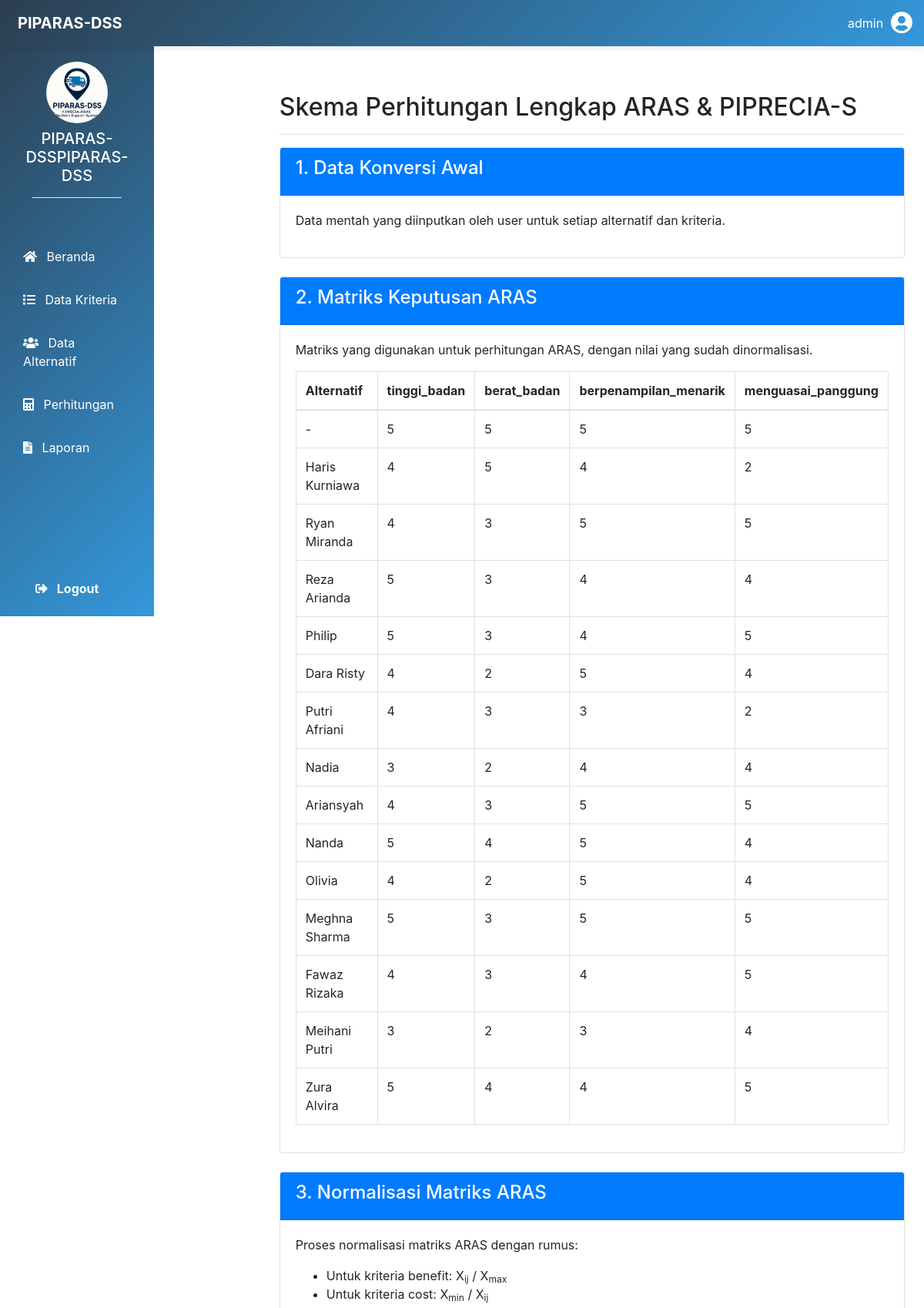
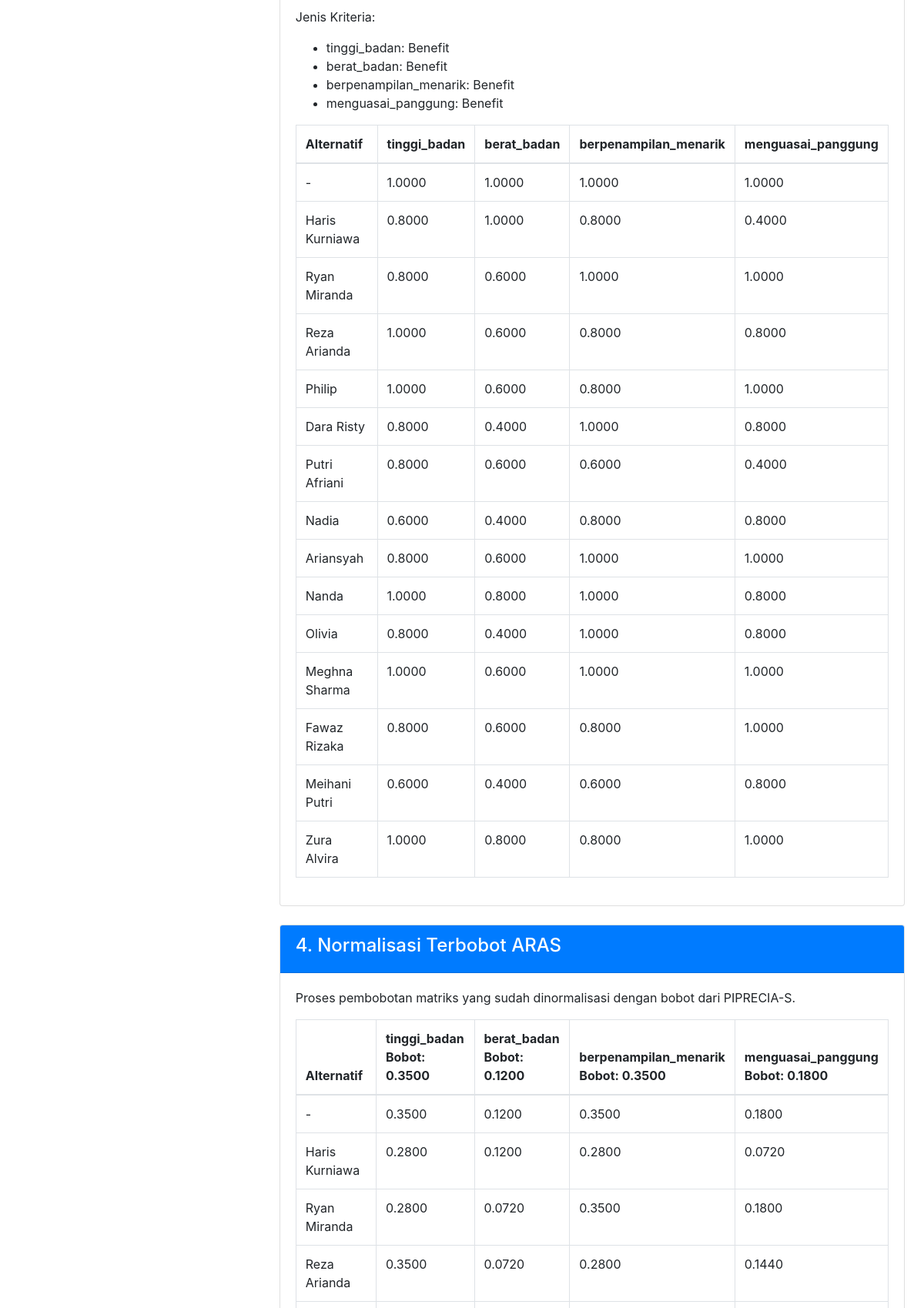
Screenshot of /skema_hitung/skema_hitung.php (signed in, upper part) with the database file from the repository (2 pictures, top to bottom).
### tables this page shows
CREATE TABLE `bobot_kriteria` (
  `id` int(11) NOT NULL,
  `kriteria` varchar(50) NOT NULL,
  `bobot_piprecia` float NOT NULL,
  `jenis` enum('benefit','cost') NOT NULL DEFAULT 'benefit'
);

CREATE TABLE `data_matrik` (
  `id` int(10) NOT NULL,
  `alternatif` varchar(50) NOT NULL,
  `tinggi_badan` int(10) NOT NULL,
  `berat_badan` int(10) NOT NULL,
  `berpenampilan_menarik` int(15) NOT NULL,
  `menguasai_panggung` int(15) NOT NULL
);

### skema_hitung/skema_hitung.php (the view, shortened to what this page needs)
<?php
if (isset($_SESSION['username'])) {
	include('../koneksi/koneksi.php');
	include('../includes/header.php');
	$kriteria_list = [];
	$kriteria_query = mysqli_query($koneksi, "SELECT * FROM bobot_kriteria ORDER BY id ASC");
	while ($row = mysqli_fetch_assoc($kriteria_query)) {
		$kriteria_list[$row['kriteria']] = [
			'bobot' => $row['bobot_piprecia'],
			'jenis' => $row['jenis']
		];
	}
?>
	<div class="container-fluid">
		<div class="row">
			<main class="col-md-9 ms-sm-auto col-lg-12 px-md-4 py-4">
				<div class="d-flex justify-content-between flex-wrap flex-md-nowrap align-items-center pt-3 pb-2 mb-3 border-bottom">
					<h1 class="h2">Skema Perhitungan Lengkap ARAS & PIPRECIA-S</h1>
				</div>
				<div class="card mb-4">
					<div class="card-header bg-primary text-white">
						<h4>1. Data Konversi Awal</h4>
					</div>
					<div class="card-body">
						<p>Data mentah yang diinputkan oleh user untuk setiap alternatif dan kriteria.</p>
					</div>
				</div>
				<div class="card mb-4">
					<div class="card-header bg-primary text-white">
						<h4>2. Matriks Keputusan ARAS</h4>
					</div>
					<div class="card-body">
						<p>Matriks yang digunakan untuk perhitungan ARAS, dengan nilai yang sudah dinormalisasi.</p>
						<?php
						$aras_matrix = [];
						$sql = mysqli_query($koneksi, "SELECT * FROM data_matrik");
						if (mysqli_num_rows($sql) > 0) {
							echo '
                        <div class="table-responsive">
                            <table class="table table-bordered">
                                <thead>
                                    <tr>
                                        <th>Alternatif</th>';
							foreach ($kriteria_list as $kriteria => $data) {
								echo '<th>' . htmlspecialchars($kriteria) . '</th>';
							}
							echo '</tr></thead><tbody>';
							$max_min_values = [];
							foreach ($kriteria_list as $kriteria => $data) {
								$max_min_values[$kriteria] = [
									'max' => 0,
									'min' => PHP_INT_MAX,
									'jenis' => $data['jenis']
								];
							}
							while ($data = mysqli_fetch_assoc($sql)) {
								$alt_data = [];
								echo '<tr><td>' . htmlspecialchars($data['alternatif']) . '</td>';
								foreach ($kriteria_list as $kriteria => $data_kriteria) {
									$value = $data[$kriteria];
									$alt_data[$kriteria] = $value;
									echo '<td>' . htmlspecialchars($value) . '</td>';
									if ($value > $max_min_values[$kriteria]['max']) {
										$max_min_values[$kriteria]['max'] = $value;
									}
									if ($value < $max_min_values[$kriteria]['min']) {
										$max_min_values[$kriteria]['min'] = $value;
									}
								}
								$aras_matrix[$data['alternatif']] = $alt_data;
								echo '</tr>';
							}
							echo '</tbody></table></div>';
						}
						?>
					</div>
				</div>
				<div class="card mb-4">
					<div class="card-header bg-primary text-white">
						<h4>3. Normalisasi Matriks ARAS</h4>
					</div>
					<div class="card-body">
						<p>Proses normalisasi matriks ARAS dengan rumus:</p>
						<ul>
							<li>Untuk kriteria benefit: X<sub>ij</sub> / X<sub>max</sub></li>
							<li>Untuk kriteria cost: X<sub>min</sub> / X<sub>ij</sub></li>
						</ul>
						<p>Jenis Kriteria:</p>
						<ul>
							<?php foreach ($kriteria_list as $kriteria => $data): ?>
								<li><?= htmlspecialchars($kriteria) ?>: <?= ucfirst($data['jenis']) ?></li>
							<?php endforeach; ?>
						</ul>
						<?php
						if (!empty($aras_matrix) && !empty($max_min_values)) {
							echo '
                        <div class="table-responsive">
                            <table class="table table-bordered">
                                <thead>
                                    <tr>
                                        <th>Alternatif</th>';
							foreach ($kriteria_list as $kriteria => $data) {
								echo '<th>' . htmlspecialchars($kriteria) . '</th>';
							}
							echo '</tr></thead><tbody>';
							foreach ($aras_matrix as $alt => $values) {
								echo '<tr><td>' . htmlspecialchars($alt) . '</td>';
								foreach ($kriteria_list as $kriteria => $data) {
									$value = $values[$kriteria];
									$max = $max_min_values[$kriteria]['max'];
									$min = $max_min_values[$kriteria]['min'];
									$jenis = $max_min_values[$kriteria]['jenis'];
									if ($jenis == 'benefit') {
										$normalized = ($max == 0) ? 0 : $value / $max;
									} else {
										$normalized = ($value == 0) ? 0 : $min / $value;
									}
									echo '<td>' . number_format($normalized, 4) . '</td>';
								}
								echo '</tr>';
							}
							echo '</tbody></table></div>';
						}
						?>
					</div>
				</div>
				<div class="card mb-4">
					<div class="card-header bg-primary text-white">
						<h4>4. Normalisasi Terbobot ARAS</h4>
					</div>
					<div class="card-body">
						<p>Proses pembobotan matriks yang sudah dinormalisasi dengan bobot dari PIPRECIA-S.</p>
						<?php
						if (!empty($aras_matrix) && !empty($max_min_values) && !empty($kriteria_list)) {
							echo '
                        <div class="table-responsive">
                            <table class="table table-bordered">
                                <thead>
                                    <tr>
                                        <th>Alternatif</th>';
							foreach ($kriteria_list as $kriteria => $data) {
								echo '<th>' . htmlspecialchars($kriteria) . '<br>Bobot: ' . number_format($data['bobot'], 4) . '</th>';
							}
							echo '</tr></thead><tbody>';
							foreach ($aras_matrix as $alt => $values) {
								echo '<tr><td>' . htmlspecialchars($alt) . '</td>';
								foreach ($kriteria_list as $kriteria => $data) {
									$value = $values[$kriteria];
									$max = $max_min_values[$kriteria]['max'];
									$min = $max_min_values[$kriteria]['min'];
									$jenis = $max_min_values[$kriteria]['jenis'];
									$bobot = $data['bobot'];
									if ($jenis == 'benefit') {
										$weighted = ($max == 0) ? 0 : ($value / $max) * $bobot;
									} else {
										$weighted = ($value == 0) ? 0 : ($min / $value) * $bobot;
									}
									echo '<td>' . number_format($weighted, 4) . '</td>';
								}
								echo '</tr>';
							}
							echo '</tbody></table></div>';
						}
						?>
					</div>
				</div>
			</main>
		</div>
	</div>
<?php
	include('../includes/footer.php');
} else {
	echo "<script>alert('Silahkan Login Terlebih Dahulu');document.location.href='../login/index.php';</script>";
}
?>

### includes/header.php (style rules this page uses)
body { overflow-x: hidden; }

### includes/sidebar.php (style rules this page uses)
main { margin-left: 8%; }

### rows the page displays
bobot_kriteria: kriteria "berat_badan", jenis "Benefit", normalized "1.0000", normalized "0.6000", normalized "0.4000", normalized "0.8000", bobot_piprecia "0.1200", bobot_piprecia "0.0720"
bobot_kriteria: kriteria "menguasai_panggung", jenis "Benefit", normalized "1.0000", normalized "0.4000", normalized "0.8000", bobot_piprecia "0.1800", bobot_piprecia "0.0720", bobot_piprecia "0.1440"
data_matrik: alternatif "-", tinggi_badan "5", berat_badan "5", berpenampilan_menarik "5", menguasai_panggung "5"
data_matrik: alternatif "Haris Kurniawa", tinggi_badan "4", berat_badan "5", berpenampilan_menarik "4", menguasai_panggung "2"
data_matrik: alternatif "Ryan Miranda", tinggi_badan "4", berat_badan "3", berpenampilan_menarik "5", menguasai_panggung "5"
data_matrik: alternatif "Reza Arianda", tinggi_badan "5", berat_badan "3", berpenampilan_menarik "4", menguasai_panggung "4"
data_matrik: alternatif "Philip", tinggi_badan "5", berat_badan "3", berpenampilan_menarik "4", menguasai_panggung "5"
data_matrik: alternatif "Dara Risty", tinggi_badan "4", berat_badan "2", berpenampilan_menarik "5", menguasai_panggung "4"
data_matrik: alternatif "Putri Afriani", tinggi_badan "4", berat_badan "3", berpenampilan_menarik "3", menguasai_panggung "2"
data_matrik: alternatif "Nadia", tinggi_badan "3", berat_badan "2", berpenampilan_menarik "4", menguasai_panggung "4"
data_matrik: alternatif "Ariansyah", tinggi_badan "4", berat_badan "3", berpenampilan_menarik "5", menguasai_panggung "5"
data_matrik: alternatif "Nanda", tinggi_badan "5", berat_badan "4", berpenampilan_menarik "5", menguasai_panggung "4"
data_matrik: alternatif "Olivia", tinggi_badan "4", berat_badan "2", berpenampilan_menarik "5", menguasai_panggung "4"
data_matrik: alternatif "Meghna Sharma", tinggi_badan "5", berat_badan "3", berpenampilan_menarik "5", menguasai_panggung "5"
data_matrik: alternatif "Fawaz Rizaka", tinggi_badan "4", berat_badan "3", berpenampilan_menarik "4", menguasai_panggung "5"
data_matrik: alternatif "Meihani Putri", tinggi_badan "3", berat_badan "2", berpenampilan_menarik "3", menguasai_panggung "4"
data_matrik: alternatif "Zura Alvira", tinggi_badan "5", berat_badan "4", berpenampilan_menarik "4", menguasai_panggung "5"

### other values shown
$_SESSION['username'] "admin"
$kriteria "tinggi_badan"
$kriteria "berpenampilan_menarik"
$data['jenis'] "Benefit"
$alt "-"
$normalized "1.0000"
$alt "Haris Kurniawa"
$normalized "0.8000"
$alt "Ryan Miranda"
$alt "Reza Arianda"
$alt "Philip"
$alt "Dara Risty"
$alt "Putri Afriani"
$normalized "0.6000"
$alt "Nadia"
